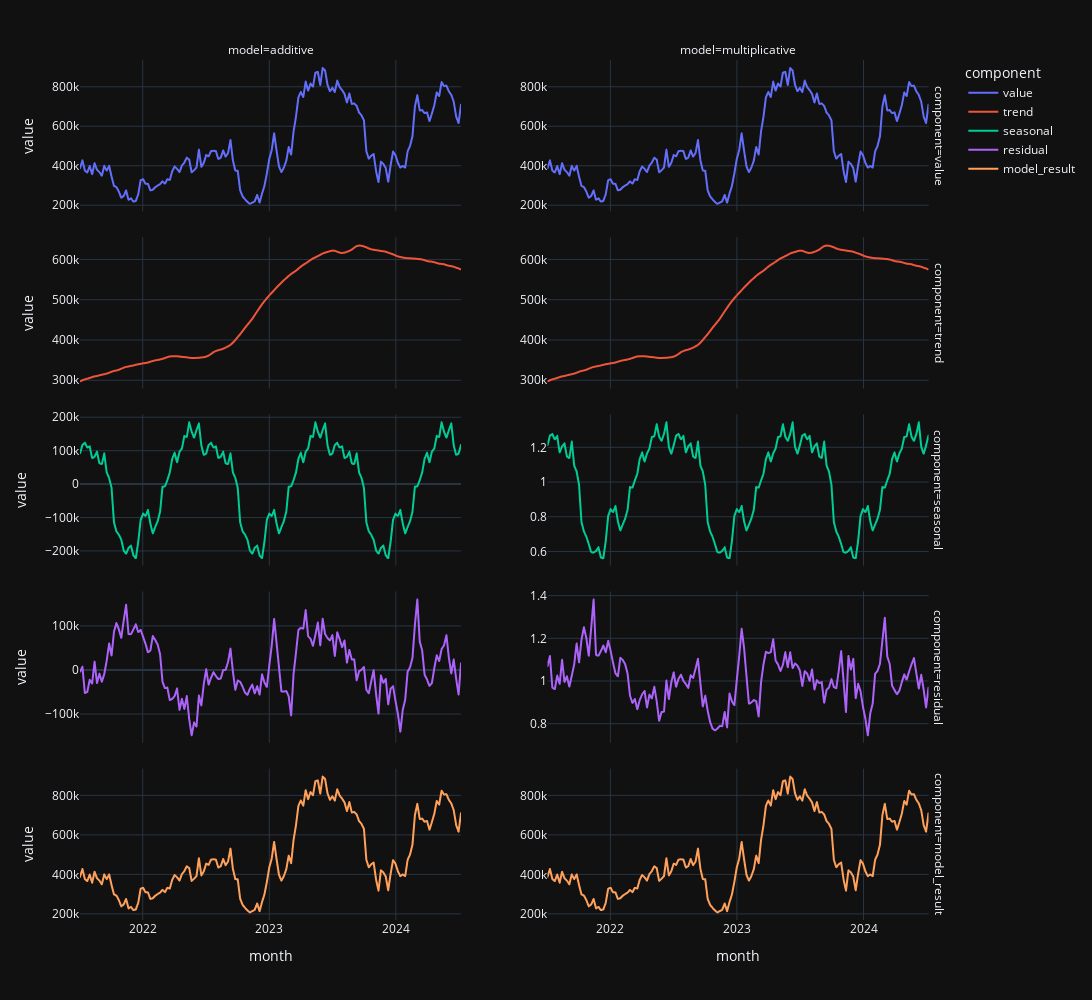

The notebook cell saved with this chart:
### Markdown cell above
## Visual comparison

### Code cell
import plotly.express as px

fig = px.line(
    data_frame=df,
    x='month',
    y='value',
    color='component',
    facet_col='model',
    facet_row='component',
    width=1500,
    height=1000,
    facet_col_spacing=0.1,
)

fig.update_yaxes(matches=None)

for attr in dir(fig.layout):
    if attr.startswith("yaxis"):
        axis = getattr(fig.layout, attr)
        if axis:
            axis.showticklabels = True
        
fig

### Figure 1 — Plotly figure (JSON) as saved in the notebook; plotly's stock layout.template omitted (floating-point values rounded to 4 significant figures; data arrays with more than 128 entries replaced by an {"elided": "..."} marker saying what was removed)
{"data": [{"hovertemplate": "component=value<br>model=additive<br>month=%{x}<br>value=%{y}<extra></extra>", "legendgroup": "value", "line": {"color": "#636efa", "dash": "solid"}, "marker": {"symbol": "circle"}, "mode": "lines", "name": "value", "showlegend": true, "type": "scattergl", "x": {"elided": "158 str values"}, "xaxis": "x9", "y": {"elided": "158 float values"}, "yaxis": "y9"}, {"hovertemplate": "component=value<br>model=multiplicative<br>month=%{x}<br>value=%{y}<extra></extra>", "legendgroup": "value", "line": {"color": "#636efa", "dash": "solid"}, "marker": {"symbol": "circle"}, "mode": "lines", "name": "value", "showlegend": false, "type": "scattergl", "x": {"elided": "158 str values"}, "xaxis": "x10", "y": {"elided": "158 float values"}, "yaxis": "y10"}, {"hovertemplate": "component=trend<br>model=additive<br>month=%{x}<br>value=%{y}<extra></extra>", "legendgroup": "trend", "line": {"color": "#EF553B", "dash": "solid"}, "marker": {"symbol": "circle"}, "mode": "lines", "name": "trend", "showlegend": true, "type": "scattergl", "x": {"elided": "158 str values"}, "xaxis": "x7", "y": {"elided": "158 float values"}, "yaxis": "y7"}, {"hovertemplate": "component=trend<br>model=multiplicative<br>month=%{x}<br>value=%{y}<extra></extra>", "legendgroup": "trend", "line": {"color": "#EF553B", "dash": "solid"}, "marker": {"symbol": "circle"}, "mode": "lines", "name": "trend", "showlegend": false, "type": "scattergl", "x": {"elided": "158 str values"}, "xaxis": "x8", "y": {"elided": "158 float values"}, "yaxis": "y8"}, {"hovertemplate": "component=seasonal<br>model=additive<br>month=%{x}<br>value=%{y}<extra></extra>", "legendgroup": "seasonal", "line": {"color": "#00cc96", "dash": "solid"}, "marker": {"symbol": "circle"}, "mode": "lines", "name": "seasonal", "showlegend": true, "type": "scattergl", "x": {"elided": "158 str values"}, "xaxis": "x5", "y": {"elided": "158 float values"}, "yaxis": "y5"}, {"hovertemplate": "component=seasonal<br>model=multiplicative<br>month=%{x}<br>value=%{y}<extra></extra>", "legendgroup": "seasonal", "line": {"color": "#00cc96", "dash": "solid"}, "marker": {"symbol": "circle"}, "mode": "lines", "name": "seasonal", "showlegend": false, "type": "scattergl", "x": {"elided": "158 str values"}, "xaxis": "x6", "y": {"elided": "158 float values"}, "yaxis": "y6"}, {"hovertemplate": "component=residual<br>model=additive<br>month=%{x}<br>value=%{y}<extra></extra>", "legendgroup": "residual", "line": {"color": "#ab63fa", "dash": "solid"}, "marker": {"symbol": "circle"}, "mode": "lines", "name": "residual", "showlegend": true, "type": "scattergl", "x": {"elided": "158 str values"}, "xaxis": "x3", "y": {"elided": "158 float values"}, "yaxis": "y3"}, {"hovertemplate": "component=residual<br>model=multiplicative<br>month=%{x}<br>value=%{y}<extra></extra>", "legendgroup": "residual", "line": {"color": "#ab63fa", "dash": "solid"}, "marker": {"symbol": "circle"}, "mode": "lines", "name": "residual", "showlegend": false, "type": "scattergl", "x": {"elided": "158 str values"}, "xaxis": "x4", "y": {"elided": "158 float values"}, "yaxis": "y4"}, {"hovertemplate": "component=model_result<br>model=additive<br>month=%{x}<br>value=%{y}<extra></extra>", "legendgroup": "model_result", "line": {"color": "#FFA15A", "dash": "solid"}, "marker": {"symbol": "circle"}, "mode": "lines", "name": "model_result", "showlegend": true, "type": "scattergl", "x": {"elided": "158 str values"}, "xaxis": "x", "y": {"elided": "158 float values"}, "yaxis": "y"}, {"hovertemplate": "component=model_result<br>model=multiplicative<br>month=%{x}<br>value=%{y}<extra></extra>", "legendgroup": "model_result", "line": {"color": "#FFA15A", "dash": "solid"}, "marker": {"symbol": "circle"}, "mode": "lines", "name": "model_result", "showlegend": false, "type": "scattergl", "x": {"elided": "158 str values"}, "xaxis": "x2", "y": {"elided": "158 float values"}, "yaxis": "y2"}], "layout": {"annotations": [{"font": {}, "showarrow": false, "text": "model=additive", "x": 0.22, "xanchor": "center", "xref": "paper", "y": 1, "yanchor": "bottom", "yref": "paper"}, {"font": {}, "showarrow": false, "text": "model=multiplicative", "x": 0.76, "xanchor": "center", "xref": "paper", "y": 1, "yanchor": "bottom", "yref": "paper"}, {"font": {}, "showarrow": false, "text": "component=model_result", "textangle": 90, "x": 0.98, "xanchor": "left", "xref": "paper", "y": 0.088, "yanchor": "middle", "yref": "paper"}, {"font": {}, "showarrow": false, "text": "component=residual", "textangle": 90, "x": 0.98, "xanchor": "left", "xref": "paper", "y": 0.294, "yanchor": "middle", "yref": "paper"}, {"font": {}, "showarrow": false, "text": "component=seasonal", "textangle": 90, "x": 0.98, "xanchor": "left", "xref": "paper", "y": 0.5, "yanchor": "middle", "yref": "paper"}, {"font": {}, "showarrow": false, "text": "component=trend", "textangle": 90, "x": 0.98, "xanchor": "left", "xref": "paper", "y": 0.706, "yanchor": "middle", "yref": "paper"}, {"font": {}, "showarrow": false, "text": "component=value", "textangle": 90, "x": 0.98, "xanchor": "left", "xref": "paper", "y": 0.912, "yanchor": "middle", "yref": "paper"}], "height": 1000, "legend": {"title": {"text": "component"}, "tracegroupgap": 0}, "margin": {"t": 60}, "width": 1500, "xaxis": {"anchor": "y", "domain": [0, 0.44], "title": {"text": "month"}}, "xaxis10": {"anchor": "y10", "domain": [0.54, 0.98], "matches": "x", "showticklabels": false}, "xaxis2": {"anchor": "y2", "domain": [0.54, 0.98], "matches": "x", "title": {"text": "month"}}, "xaxis3": {"anchor": "y3", "domain": [0, 0.44], "matches": "x", "showticklabels": false}, "xaxis4": {"anchor": "y4", "domain": [0.54, 0.98], "matches": "x", "showticklabels": false}, "xaxis5": {"anchor": "y5", "domain": [0, 0.44], "matches": "x", "showticklabels": false}, "xaxis6": {"anchor": "y6", "domain": [0.54, 0.98], "matches": "x", "showticklabels": false}, "xaxis7": {"anchor": "y7", "domain": [0, 0.44], "matches": "x", "showticklabels": false}, "xaxis8": {"anchor": "y8", "domain": [0.54, 0.98], "matches": "x", "showticklabels": false}, "xaxis9": {"anchor": "y9", "domain": [0, 0.44], "matches": "x", "showticklabels": false}, "yaxis": {"anchor": "x", "domain": [0, 0.176], "showticklabels": true, "title": {"text": "value"}}, "yaxis10": {"anchor": "x10", "domain": [0.824, 1], "showticklabels": true}, "yaxis2": {"anchor": "x2", "domain": [0, 0.176], "showticklabels": true}, "yaxis3": {"anchor": "x3", "domain": [0.206, 0.382], "showticklabels": true, "title": {"text": "value"}}, "yaxis4": {"anchor": "x4", "domain": [0.206, 0.382], "showticklabels": true}, "yaxis5": {"anchor": "x5", "domain": [0.412, 0.588], "showticklabels": true, "title": {"text": "value"}}, "yaxis6": {"anchor": "x6", "domain": [0.412, 0.588], "showticklabels": true}, "yaxis7": {"anchor": "x7", "domain": [0.618, 0.794], "showticklabels": true, "title": {"text": "value"}}, "yaxis8": {"anchor": "x8", "domain": [0.618, 0.794], "showticklabels": true}, "yaxis9": {"anchor": "x9", "domain": [0.824, 1], "showticklabels": true, "title": {"text": "value"}}}}
